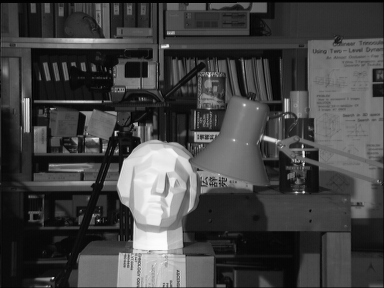
#> input picture data_science/data/tsukuba_l.png, 384 x 288 px
$ jupyter execute image_trim.ipynb
#> lines starting #> are read from the running program, lines starting #| are printed output that depends on the picture
[cell 1]
import numpy as np
import cv2 as cv
from matplotlib import pyplot as plt

[cell 2]
stereo = cv.StereoBM_create(numDisparities=16, blockSize=15)
imgL = cv.imread('../data/tsukuba_l.png',0)
#> imgL is the input picture: shape (288, 384); min 0, max 252, mean 67.6
imgR = cv.imread('../data/tsukuba_r.png',0)
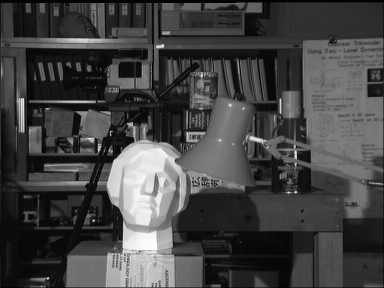
#> input picture data_science/data/tsukuba_r.png, 384 x 288 px
#> imgR is the input picture: shape (288, 384); min 0, max 253, mean 68

[cell 3]
disparity = stereo.compute(imgL,imgR)
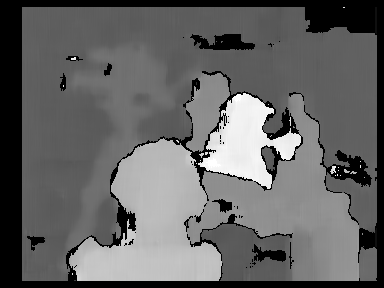
#> disparity: shape (288, 384) int16; min -16, max 240, mean 85.2; drawn with min black and max white

[cell 4]
plt.imshow(disparity,'gray')
plt.show()

[cell 5]
h = 16
y = 125
imgL_trim = imgL[y:y+h].copy()
imgR_trim = imgR[y:y+h].copy()

[cell 6]
disparity = stereo.compute(imgL_trim, imgR_trim)

[cell 7]
plt.imshow(imgL_trim)
plt.show()
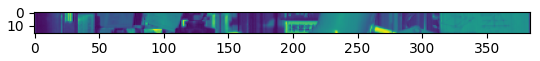
#> figure drawn by matplotlib, 1 panel
plt.imshow(disparity, 'gray')
plt.show()
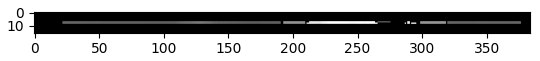
#> figure drawn by matplotlib, 1 panel

[cell 8]
for arr in range(len(disparity)):
    for i in disparity[arr]:
        if i != -16:
            print(arr)
            break
#> this loop made 16 passes
#| 7
#| 8

[cell 9]
disparity[7]
#> Out = 384 values, max 229 at index 261, min -16 at index 0, mean 89.14
